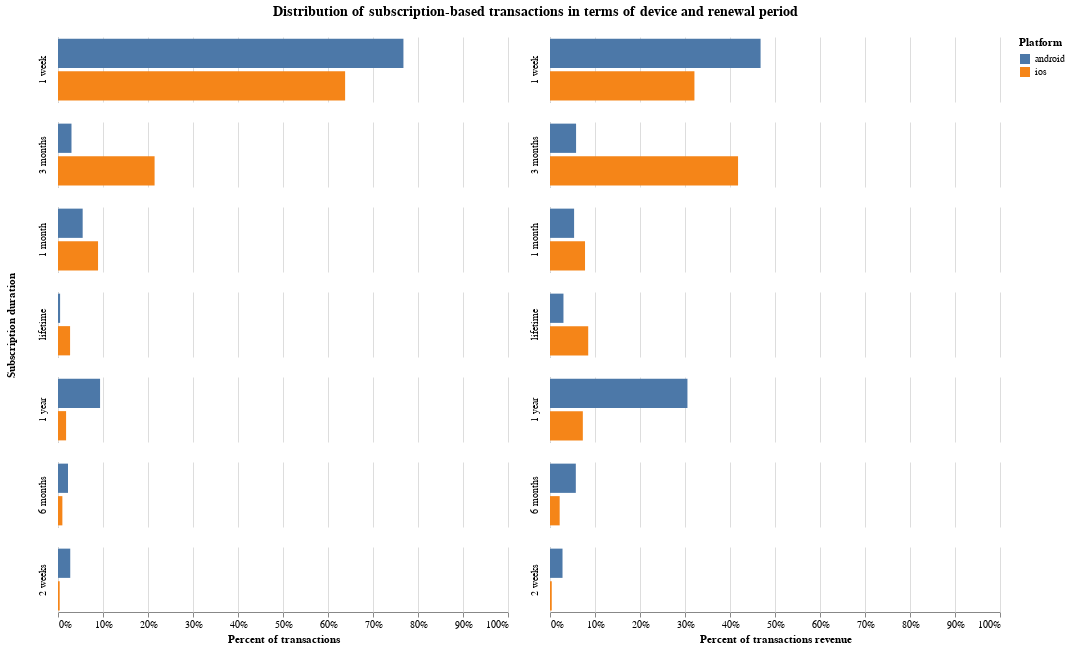

Notebook cell for this chart:
### Code cell
# Concatinating two visualisations
alt.hconcat(
    sub_dur_platform_count_rel, 
    sub_dur_platform_sum_rel
).properties(title=alt.TitleParams(text=["Distribution of subscription-based transactions in terms of device and renewal period"], fontSize=14, anchor="middle", baseline="bottom")).configure_view(strokeWidth=0)

### Figure 1 — Vega-Lite specification as saved in the notebook (floating-point values rounded to 4 significant figures)
{"config": {"view": {"continuousWidth": 400, "continuousHeight": 300, "strokeWidth": 0}}, "hconcat": [{"mark": "bar", "encoding": {"color": {"field": "platform", "legend": {"title": "Platform"}, "type": "nominal"}, "row": {"field": "subscription_duration", "sort": ["1 week", "3 months", "1 month", "lifetime", "1 year", "6 months", "2 weeks"], "title": "Subscription duration", "type": "nominal"}, "tooltip": [{"field": "subscription_duration", "title": "Subscription duration", "type": "nominal"}, {"field": "platform", "title": "Platform", "type": "nominal"}, {"field": "fraction", "format": ".0%", "title": "Percent of transactions", "type": "quantitative"}], "x": {"axis": {"format": "%", "title": "Percent of transactions"}, "field": "fraction", "scale": {"domain": [0, 1]}, "type": "quantitative"}, "y": {"axis": {"labels": false, "ticks": false, "title": null}, "field": "platform", "type": "nominal"}}, "height": 65, "transform": [{"joinaggregate": [{"op": "sum", "field": "count", "as": "total"}], "groupby": ["platform"]}, {"calculate": "datum.count/datum.total", "as": "fraction"}], "width": 450}, {"mark": "bar", "encoding": {"color": {"field": "platform", "legend": {"title": "Platform"}, "type": "nominal"}, "row": {"field": "subscription_duration", "sort": ["1 week", "3 months", "1 month", "lifetime", "1 year", "6 months", "2 weeks"], "title": null, "type": "nominal"}, "tooltip": [{"field": "subscription_duration", "title": "Subscription duration", "type": "nominal"}, {"field": "platform", "title": "Platform", "type": "nominal"}, {"field": "fraction", "format": ".0%", "title": "Percent of transactions revenue", "type": "quantitative"}], "x": {"axis": {"format": "%", "title": "Percent of transactions revenue"}, "field": "fraction", "scale": {"domain": [0, 1]}, "type": "quantitative"}, "y": {"axis": {"labels": false, "ticks": false, "title": null}, "field": "platform", "type": "nominal"}}, "height": 65, "transform": [{"joinaggregate": [{"op": "sum", "field": "sum", "as": "total"}], "groupby": ["platform"]}, {"calculate": "datum.sum/datum.total", "as": "fraction"}], "width": 450}], "data": {"name": "data-e1640f6fe7f37c8746b9c09bc40699c9"}, "title": {"text": ["Distribution of subscription-based transactions in terms of device and renewal period"], "anchor": "middle", "baseline": "bottom", "fontSize": 14}, "$schema": "https://vega.github.io/schema/vega-lite/v4.17.0.json", "datasets": {"data-e1640f6fe7f37c8746b9c09bc40699c9": [{"subscription_duration": "1 month", "platform": "android", "count": 29140, "sum": 431300.0}, {"subscription_duration": "1 month", "platform": "ios", "count": 134198, "sum": 1842000.0}, {"subscription_duration": "1 week", "platform": "android", "count": 407975, "sum": 3769000.0}, {"subscription_duration": "1 week", "platform": "ios", "count": 962184, "sum": 7593000.0}, {"subscription_duration": "1 year", "platform": "android", "count": 49675, "sum": 2460000.0}, {"subscription_duration": "1 year", "platform": "ios", "count": 27119, "sum": 1726000.0}, {"subscription_duration": "2 weeks", "platform": "android", "count": 14463, "sum": 224000.0}, {"subscription_duration": "2 weeks", "platform": "ios", "count": 5685, "sum": 92320.0}, {"subscription_duration": "3 months", "platform": "android", "count": 15930, "sum": 466700.0}, {"subscription_duration": "3 months", "platform": "ios", "count": 323698, "sum": 9887000.0}, {"subscription_duration": "6 months", "platform": "android", "count": 11810, "sum": 462100.0}, {"subscription_duration": "6 months", "platform": "ios", "count": 14657, "sum": 508800.0}, {"subscription_duration": "lifetime", "platform": "android", "count": 2478, "sum": 240900.0}, {"subscription_duration": "lifetime", "platform": "ios", "count": 40492, "sum": 2009000.0}]}}
